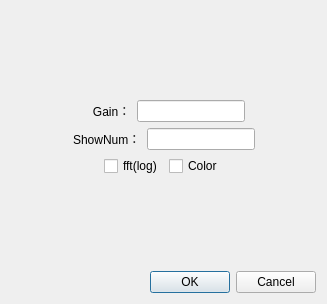
<?xml version="1.0" encoding="UTF-8"?>
<ui version="4.0">
 <class>AllTracesSetting</class>
 <widget class="QDialog" name="AllTracesSetting">
  <property name="geometry">
   <rect>
    <x>0</x>
    <y>0</y>
    <width>327</width>
    <height>304</height>
   </rect>
  </property>
  <property name="windowTitle">
   <string>AllTracesSetting</string>
  </property>
  <layout class="QVBoxLayout" name="verticalLayout">
   <item>
    <layout class="QVBoxLayout" name="verticalLayout_4">
     <item>
      <spacer name="verticalSpacer_4">
       <property name="orientation">
        <enum>Qt::Vertical</enum>
       </property>
       <property name="sizeHint" stdset="0">
        <size>
         <width>20</width>
         <height>40</height>
        </size>
       </property>
      </spacer>
     </item>
     <item>
      <layout class="QHBoxLayout" name="horizontalLayout_4">
       <item>
        <spacer name="horizontalSpacer_6">
         <property name="orientation">
          <enum>Qt::Horizontal</enum>
         </property>
         <property name="sizeHint" stdset="0">
          <size>
           <width>40</width>
           <height>20</height>
          </size>
         </property>
        </spacer>
       </item>
       <item>
        <widget class="QLabel" name="label_3">
         <property name="text">
          <string>   Gain：</string>
         </property>
        </widget>
       </item>
       <item>
        <widget class="QLineEdit" name="GainEdit"/>
       </item>
       <item>
        <spacer name="horizontalSpacer_5">
         <property name="orientation">
          <enum>Qt::Horizontal</enum>
         </property>
         <property name="sizeHint" stdset="0">
          <size>
           <width>40</width>
           <height>20</height>
          </size>
         </property>
        </spacer>
       </item>
      </layout>
     </item>
     <item>
      <layout class="QHBoxLayout" name="horizontalLayout_5">
       <item>
        <spacer name="horizontalSpacer_8">
         <property name="orientation">
          <enum>Qt::Horizontal</enum>
         </property>
         <property name="sizeHint" stdset="0">
          <size>
           <width>40</width>
           <height>20</height>
          </size>
         </property>
        </spacer>
       </item>
       <item>
        <widget class="QLabel" name="label_4">
         <property name="text">
          <string>ShowNum：</string>
         </property>
        </widget>
       </item>
       <item>
        <widget class="QLineEdit" name="ShowNumEdit"/>
       </item>
       <item>
        <spacer name="horizontalSpacer_7">
         <property name="orientation">
          <enum>Qt::Horizontal</enum>
         </property>
         <property name="sizeHint" stdset="0">
          <size>
           <width>40</width>
           <height>20</height>
          </size>
         </property>
        </spacer>
       </item>
      </layout>
     </item>
     <item>
      <layout class="QHBoxLayout" name="horizontalLayout">
       <item>
        <spacer name="horizontalSpacer">
         <property name="orientation">
          <enum>Qt::Horizontal</enum>
         </property>
         <property name="sizeHint" stdset="0">
          <size>
           <width>40</width>
           <height>20</height>
          </size>
         </property>
        </spacer>
       </item>
       <item>
        <widget class="QCheckBox" name="checkBox_fft">
         <property name="text">
          <string>fft(log)</string>
         </property>
        </widget>
       </item>
       <item>
        <widget class="QCheckBox" name="checkBox_Color">
         <property name="text">
          <string>Color</string>
         </property>
        </widget>
       </item>
       <item>
        <spacer name="horizontalSpacer_2">
         <property name="orientation">
          <enum>Qt::Horizontal</enum>
         </property>
         <property name="sizeHint" stdset="0">
          <size>
           <width>40</width>
           <height>20</height>
          </size>
         </property>
        </spacer>
       </item>
      </layout>
     </item>
     <item>
      <spacer name="verticalSpacer">
       <property name="orientation">
        <enum>Qt::Vertical</enum>
       </property>
       <property name="sizeHint" stdset="0">
        <size>
         <width>20</width>
         <height>40</height>
        </size>
       </property>
      </spacer>
     </item>
     <item>
      <widget class="QDialogButtonBox" name="buttonBox">
       <property name="orientation">
        <enum>Qt::Horizontal</enum>
       </property>
       <property name="standardButtons">
        <set>QDialogButtonBox::Cancel|QDialogButtonBox::Ok</set>
       </property>
      </widget>
     </item>
    </layout>
   </item>
  </layout>
 </widget>
 <resources/>
 <connections>
  <connection>
   <sender>buttonBox</sender>
   <signal>accepted()</signal>
   <receiver>AllTracesSetting</receiver>
   <slot>accept()</slot>
   <hints>
    <hint type="sourcelabel">
     <x>248</x>
     <y>254</y>
    </hint>
    <hint type="destinationlabel">
     <x>157</x>
     <y>274</y>
    </hint>
   </hints>
  </connection>
  <connection>
   <sender>buttonBox</sender>
   <signal>rejected()</signal>
   <receiver>AllTracesSetting</receiver>
   <slot>reject()</slot>
   <hints>
    <hint type="sourcelabel">
     <x>316</x>
     <y>260</y>
    </hint>
    <hint type="destinationlabel">
     <x>286</x>
     <y>274</y>
    </hint>
   </hints>
  </connection>
 </connections>
</ui>
